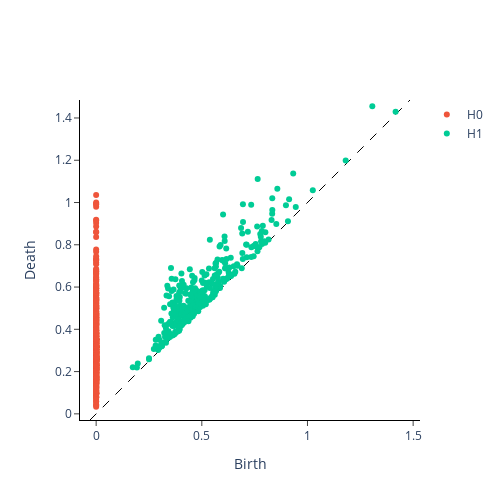

Notebook source saved alongside this figure:
### Code cell
signal_idx = 0
diagram = scaled_diagrams[signal_idx]
plot_diagram(diagram)

### Figure 1 — Plotly figure (JSON) as saved in the notebook; plotly's stock layout.template omitted (floating-point values rounded to 4 significant figures; data arrays with more than 128 entries replaced by an {"elided": "..."} marker saying what was removed)
{"data": [{"hoverinfo": "none", "line": {"color": "black", "dash": "dash", "width": 1}, "mode": "lines", "showlegend": false, "type": "scatter", "x": [-0.02912, 1.485], "y": [-0.02912, 1.485]}, {"hoverinfo": "text", "hovertext": {"elided": "670 str values"}, "mode": "markers", "name": "H0", "type": "scatter", "x": {"elided": "670 int values"}, "y": {"elided": "670 float values"}}, {"hoverinfo": "text", "hovertext": {"elided": "316 str values"}, "mode": "markers", "name": "H1", "type": "scatter", "x": {"elided": "316 float values"}, "y": {"elided": "316 float values"}}], "layout": {"height": 500, "plot_bgcolor": "white", "width": 500, "xaxis": {"autorange": false, "exponentformat": "e", "linecolor": "black", "linewidth": 1, "mirror": false, "range": [-0.02912, 1.485], "showexponent": "all", "showline": true, "side": "bottom", "ticks": "outside", "title": {"text": "Birth"}, "type": "linear", "zeroline": true}, "yaxis": {"autorange": false, "exponentformat": "e", "linecolor": "black", "linewidth": 1, "mirror": false, "range": [-0.02912, 1.485], "scaleanchor": "x", "scaleratio": 1, "showexponent": "all", "showline": true, "side": "left", "ticks": "outside", "title": {"text": "Death"}, "type": "linear", "zeroline": true}}}
